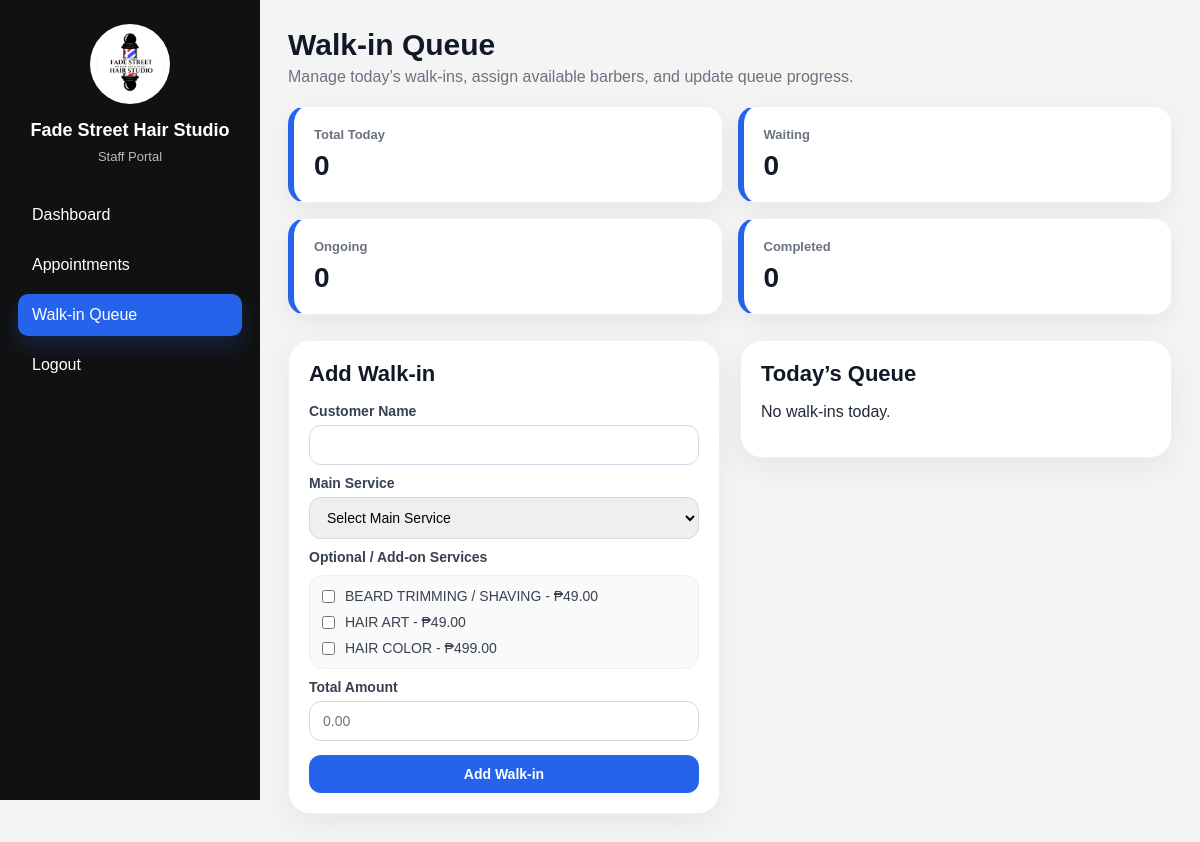
The app's page /staff_walkins.php (signed in) with its own data.
### tables this page shows
CREATE TABLE `settings` (
  `id` int(11) NOT NULL,
  `shop_name` varchar(150) NOT NULL,
  `logo` varchar(255) DEFAULT NULL,
  `banner_image` varchar(255) DEFAULT NULL,
  `booking_policy` text DEFAULT NULL,
  `about_us` text DEFAULT NULL,
  `address` varchar(255) DEFAULT NULL,
  `phone` varchar(20) DEFAULT NULL,
  `email` varchar(100) DEFAULT NULL,
  `facebook` varchar(150) DEFAULT NULL,
  `est_year` varchar(10) DEFAULT NULL,
  `opening_hours` varchar(100) DEFAULT NULL,
  `created_at` datetime DEFAULT current_timestamp(),
  `smtp_email` varchar(150) DEFAULT NULL,
  `smtp_password` varchar(255) DEFAULT NULL,
  `smtp_from_name` varchar(150) DEFAULT NULL
);

CREATE TABLE `services` (
  `id` int(11) NOT NULL,
  `name` varchar(100) NOT NULL,
  `description` text DEFAULT NULL,
  `price` decimal(10,2) NOT NULL,
  `duration_minutes` int(11) NOT NULL DEFAULT 30
);

### staff_walkins.php (the view, shortened to what this page needs)
<?php
include 'db.php';
$settings = $conn->query("SELECT * FROM settings LIMIT 1");
$shop = $settings ? $settings->fetch_assoc() : null;
$optionalServices = $conn->query("
    SELECT s.id, s.name, s.price
    FROM services s
    INNER JOIN optional_services os ON s.id = os.service_id
    ORDER BY s.name ASC
");
$walkins = $conn->query("
    SELECT
        w.*,
        b.name AS barber_name,
        COALESCE(SUM(ws.duration_minutes), 0) AS total_duration,
        GROUP_CONCAT(s.name ORDER BY ws.is_addon ASC, s.name ASC SEPARATOR ', ') AS all_services,
        GROUP_CONCAT(ws.service_id ORDER BY ws.service_id SEPARATOR ',') AS service_ids
    FROM walkins w
    LEFT JOIN barbers b ON w.barber_id = b.id
    LEFT JOIN walkin_services ws ON w.id = ws.walkin_id
    LEFT JOIN services s ON ws.service_id = s.id
    WHERE DATE(w.created_at) = CURDATE()
    GROUP BY w.id
    ORDER BY FIELD(w.status, 'waiting', 'ongoing', 'completed', 'cancelled'), w.created_at ASC
");
$totalToday = $conn->query("SELECT COUNT(*) c FROM walkins WHERE DATE(created_at)=CURDATE()")->fetch_assoc()['c'] ?? 0;
$waitingCount = $conn->query("SELECT COUNT(*) c FROM walkins WHERE status='waiting' AND DATE(created_at)=CURDATE()")->fetch_assoc()['c'] ?? 0;
$ongoingCount = $conn->query("SELECT COUNT(*) c FROM walkins WHERE status='ongoing' AND DATE(created_at)=CURDATE()")->fetch_assoc()['c'] ?? 0;
$completedCount = $conn->query("SELECT COUNT(*) c FROM walkins WHERE status='completed' AND DATE(created_at)=CURDATE()")->fetch_assoc()['c'] ?? 0;
?>
<!DOCTYPE html>
<html lang="en">
<head>
<link rel="stylesheet" href="styles.css">
</head>
<body>
<div class="admin-layout">
<aside class="admin-sidebar" id="adminSidebar">
    <div class="admin-brand">
        <img src="images/<?= htmlspecialchars($shop['logo'] ?? 'logo.png') ?>" alt="Shop Logo">
        <h2><?= htmlspecialchars($shop['shop_name'] ?? 'Barbershop') ?></h2>
        <p>Staff Portal</p>
    </div>
    <nav class="admin-nav">
        <a href="staff_dashboard.php">Dashboard</a>
        <a href="staff_appointments.php">Appointments</a>
        <a href="staff_walkins.php" class="active">Walk-in Queue</a>
        <a href="admin_logout.php">Logout</a>
    </nav>
</aside>
<div class="admin-main">
    <div class="page-header">
        <div>
            <h1>Walk-in Queue</h1>
            <p>Manage today’s walk-ins, assign available barbers, and update queue progress.</p>
        </div>
    </div>
    <div class="stats">
        <div class="stat-box">
            <div class="label">Total Today</div>
            <h2><?= $totalToday ?></h2>
        </div>
        <div class="stat-box">
            <div class="label">Waiting</div>
            <h2><?= $waitingCount ?></h2>
        </div>
        <div class="stat-box">
            <div class="label">Ongoing</div>
            <h2><?= $ongoingCount ?></h2>
        </div>
        <div class="stat-box">
            <div class="label">Completed</div>
            <h2><?= $completedCount ?></h2>
        </div>
    </div>
    <div class="content-grid">
        <div class="panel">
            <h2>Add Walk-in</h2>
            <form method="POST" class="walkin-form">
                <label>Customer Name</label>
                <input type="text" name="customer_name" required>
                <label>Main Service</label>
                <select name="main_service_id" id="main_service_id" onchange="updateTotal()" required>
                    <option value="">Select Main Service</option>
                </select>
                <label>Optional / Add-on Services</label>
                <div class="addon-list">
                    <?php if ($optionalServices && $optionalServices->num_rows > 0): ?>
                        <?php while($addon = $optionalServices->fetch_assoc()): ?>
                            <div class="addon-item">
                                <input
                                    type="checkbox"
                                    name="addon_services[]"
                                    value="<?= $addon['id'] ?>"
                                    data-price="<?= $addon['price'] ?>"
                                    onchange="updateTotal()"
                                    id="addon_<?= $addon['id'] ?>"
                                >
                                <label for="addon_<?= $addon['id'] ?>">
                                    <?= htmlspecialchars($addon['name']) ?> - ₱<?= number_format($addon['price'], 2) ?>
                                </label>
                            </div>
                        <?php endwhile; ?>
                    <?php else: ?>
                        <p style="margin:0;">No optional services available.</p>
                    <?php endif; ?>
                </div>
                <label>Total Amount</label>
                <input type="text" id="total_amount" readonly placeholder="0.00">
                <button type="submit">Add Walk-in</button>
            </form>
        </div>
        <div class="panel">
            <h2>Today’s Queue</h2>
            <?php if ($walkins && $walkins->num_rows > 0): ?>
                <?php $num = 1; while($w = $walkins->fetch_assoc()): ?>
                    <?php
                        $availableBarbers = [];
                        if ($w['status'] === 'waiting') {
                            $availableBarbers = getAvailableBarbersForWalkin($conn, (int)$w['total_duration']);
                        }
                    ?>
                    <div class="queue-card">
                        <h3>#<?= $num ?> - <?= htmlspecialchars($w['customer_name']) ?></h3>
                        <p>
                            <strong>Services:</strong> <?= htmlspecialchars($w['all_services'] ?: $w['service_name']) ?><br>
                            <strong>Total:</strong> ₱<?= number_format((float)$w['total_amount'], 2) ?><br>
                            <strong>Duration:</strong> <?= (int)$w['total_duration'] ?> mins<br>
                            <strong>Barber:</strong> <?= htmlspecialchars($w['barber_name'] ?: 'Not assigned') ?><br>
                            <?php if (!empty($w['started_at'])): ?>
                                <strong>Started:</strong> <?= date("g:i A", strtotime($w['started_at'])) ?><br>
                            <?php endif; ?>
                            <?php if (!empty($w['estimated_end_at'])): ?>
                                <strong>Estimated End:</strong> <?= date("g:i A", strtotime($w['estimated_end_at'])) ?><br>
                            <?php endif; ?>
                        </p>
                        <span class="status <?= htmlspecialchars($w['status']) ?>">
                            <?= htmlspecialchars(ucfirst($w['status'])) ?>
                        </span>
                        <?php if ($w['status'] === 'waiting'): ?>
                            <div class="queue-actions">
                                <form method="POST" class="assign-row">
                                    <input type="hidden" name="start_walkin" value="1">
                                    <input type="hidden" name="walkin_id" value="<?= $w['id'] ?>">
                                    <select name="barber_id" required>
                                        <option value="">Select Available Barber</option>
                                        <?php foreach ($availableBarbers as $barber): ?>
                                            <option value="<?= (int)$barber['id'] ?>">
                                                <?= htmlspecialchars($barber['name']) ?>
                                            </option>
                                        <?php endforeach; ?>
                                    </select>
                                    <button type="submit">Start</button>
                                </form>
                                <form method="POST">
                                    <input type="hidden" name="update_status" value="1">
                                    <input type="hidden" name="walkin_id" value="<?= $w['id'] ?>">
                                    <input type="hidden" name="new_status" value="cancelled">
                                    <button type="submit" class="btn-cancel">Cancel</button>
                                </form>
                                <?php if (empty($availableBarbers)): ?>
                                    <div class="small-note">No barbers are available right now for this walk-in.</div>
                                <?php endif; ?>
                            </div>
                        <?php endif; ?>
                        <?php if ($w['status'] === 'ongoing'): ?>
                            <div class="queue-actions">
                                <button
                                    type="button"
                                    class="btn-complete open-complete-modal"
                                    data-walkin-id="<?= (int)$w['id'] ?>"
                                    data-customer="<?= htmlspecialchars($w['customer_name'], ENT_QUOTES) ?>"
                                    data-current-total="<?= number_format((float)$w['total_amount'], 2, '.', '') ?>"
                                    data-existing-service-ids="<?= htmlspecialchars($w['service_ids'] ?? '', ENT_QUOTES) ?>"
                                >
                                    Complete
                                </button>
                                <form method="POST">
                                    <input type="hidden" name="update_status" value="1">
                                    <input type="hidden" name="walkin_id" value="<?= $w['id'] ?>">
                                    <input type="hidden" name="new_status" value="cancelled">
                                    <button type="submit" class="btn-cancel">Cancel</button>
                                </form>
                            </div>
                        <?php endif; ?>
                    </div>
                <?php $num++; endwhile; ?>
            <?php else: ?>
                <p>No walk-ins today.</p>
            <?php endif; ?>
        </div>
    </div>
</div>
</div>
</body>
</html>

### styles.css (style rules this page uses)
body { font-family: 'Arial', sans-serif; margin: 0; background-color: #fdfdfd; color: #222; }
body { margin: 0; font-family: Arial, sans-serif; background-color: #fff; color: #000; overflow-x: hidden; }
html, body { height: 100%; }

### staff_walkins.php (style rules this page uses)
* { box-sizing: border-box; }
body { margin:0; font-family:'Poppins',sans-serif; background:#f4f4f4; color:#1f2937; overflow-x:hidden; }
html { overflow-x:hidden; }
.admin-layout { display:flex; min-height:100vh; }
.admin-sidebar { width:260px; min-width:260px; background:#111; color:#fff; padding:24px 18px; position:sticky; top:0; height:100vh; overflow-y:auto; flex-shrink:0; z-index:1201; transition:transform 0.25s ease; }
.admin-brand { text-align:center; margin-bottom:30px; }
.admin-brand img { width:80px; height:80px; object-fit:cover; border-radius:50%; background:#fff; padding:6px; margin-bottom:10px; }
.admin-brand h2 { font-size:18px; margin:0; line-height:1.4; }
.admin-brand p { margin:6px 0 0; color:#bbb; font-size:13px; }
.admin-nav a { display:block; color:#fff; text-decoration:none; padding:12px 14px; border-radius:10px; margin-bottom:8px; background:transparent; transition:0.2s ease; }
.admin-nav a:hover, .admin-nav a.active { background:#2563eb; box-shadow:0 10px 22px rgba(37,99,235,0.22); }
.admin-main { flex:1; min-width:0; padding:28px; }
.page-header { display:flex; justify-content:space-between; align-items:flex-start; gap:16px; margin-bottom:20px; flex-wrap:wrap; }
.page-header h1 { margin:0 0 6px; font-size:30px; color:#111827; }
.page-header p { margin:0; color:#6b7280; }
.stats { display:grid; grid-template-columns:repeat(4, minmax(160px,1fr)); gap:15px; margin-bottom:25px; }
.stat-box { background:#fff; padding:20px; border-radius:18px; box-shadow:0 8px 24px rgba(15,23,42,0.06); border:1px solid #edf2f7; border-left:6px solid #2563eb; }
.stat-box .label { margin:0 0 8px; font-size:13px; color:#6b7280; font-weight:600; }
.stat-box h2 { margin:0; font-size:28px; font-weight:700; color:#111827; }
.content-grid { display:grid; grid-template-columns:1fr 1fr; gap:20px; align-items:start; }
.panel { background:#fff; padding:20px; border-radius:22px; box-shadow:0 10px 30px rgba(15,23,42,0.06); border:1px solid #edf2f7; margin-bottom:20px; }
.panel h2 { margin-top:0; margin-bottom:16px; font-size:22px; color:#111827; }
.walkin-form label { display:block; margin-top:10px; font-weight:600; color:#374151; font-size:14px; }
input,select,button { width:100%; padding:11px 13px; margin-top:6px; border-radius:12px; border:1px solid #d1d9e6; box-sizing:border-box; font-size:14px; }
button { background:#2563eb; color:#fff; border:none; cursor:pointer; margin-top:14px; font-weight:600; transition:0.18s ease; }
.addon-list { margin-top:10px; border:1px solid #eee; border-radius:14px; padding:12px; background:#fafafa; }
.addon-item { display:flex; align-items:center; gap:10px; margin-bottom:10px; }
.addon-item:last-child { margin-bottom:0; }
.addon-item input[type="checkbox"] { width:auto; margin:0; }
.addon-item label { margin:0; font-weight:normal; }
@media (max-width: 1200px) { .stats { grid-template-columns:repeat(2, minmax(160px,1fr)); } }

### records on screen
settings: logo (picture), shop_name "Fade Street Hair Studio"
services: name "BEARD TRIMMING / SHAVING", price "49.00"
services: name "HAIR ART", price "49.00"
services: name "HAIR COLOR", price "499.00"

### other values on screen
$totalToday "0"
$waitingCount "0"
$ongoingCount "0"
$completedCount "0"
